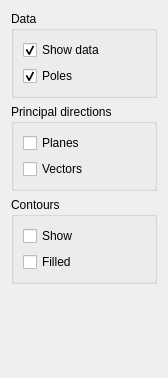
<?xml version="1.0" encoding="UTF-8"?>
<ui version="4.0">
 <class>WidgetPlanar</class>
 <widget class="QWidget" name="WidgetPlanar">
  <property name="geometry">
   <rect>
    <x>0</x>
    <y>0</y>
    <width>168</width>
    <height>378</height>
   </rect>
  </property>
  <property name="windowTitle">
   <string>Form</string>
  </property>
  <layout class="QVBoxLayout" name="verticalLayout_4">
   <item>
    <widget class="QGroupBox" name="groupBox">
     <property name="title">
      <string>Data</string>
     </property>
     <layout class="QVBoxLayout" name="verticalLayout">
      <item>
       <widget class="QCheckBox" name="checkShowData">
        <property name="text">
         <string>Show data</string>
        </property>
        <property name="checked">
         <bool>true</bool>
        </property>
       </widget>
      </item>
      <item>
       <widget class="QCheckBox" name="checkAsPoles">
        <property name="text">
         <string>Poles</string>
        </property>
        <property name="checked">
         <bool>true</bool>
        </property>
       </widget>
      </item>
     </layout>
    </widget>
   </item>
   <item>
    <widget class="QGroupBox" name="groupBox_2">
     <property name="title">
      <string>Principal directions</string>
     </property>
     <layout class="QVBoxLayout" name="verticalLayout_2">
      <item>
       <widget class="QCheckBox" name="checkEigPlanes">
        <property name="text">
         <string>Planes</string>
        </property>
       </widget>
      </item>
      <item>
       <widget class="QCheckBox" name="checkEigLines">
        <property name="text">
         <string>Vectors</string>
        </property>
       </widget>
      </item>
     </layout>
    </widget>
   </item>
   <item>
    <widget class="QGroupBox" name="groupBox_3">
     <property name="title">
      <string>Contours</string>
     </property>
     <layout class="QVBoxLayout" name="verticalLayout_3">
      <item>
       <widget class="QCheckBox" name="checkContours">
        <property name="text">
         <string>Show</string>
        </property>
       </widget>
      </item>
      <item>
       <widget class="QCheckBox" name="checkContoursFilled">
        <property name="text">
         <string>Filled</string>
        </property>
       </widget>
      </item>
     </layout>
    </widget>
   </item>
   <item>
    <spacer name="verticalSpacer">
     <property name="orientation">
      <enum>Qt::Vertical</enum>
     </property>
     <property name="sizeHint" stdset="0">
      <size>
       <width>20</width>
       <height>40</height>
      </size>
     </property>
    </spacer>
   </item>
  </layout>
 </widget>
 <resources/>
 <connections/>
</ui>
